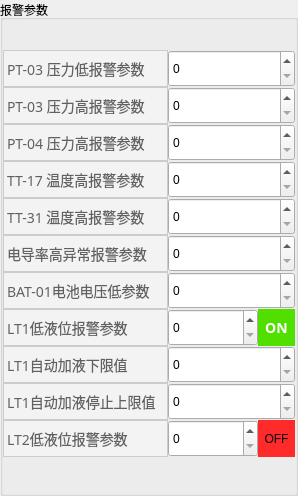
    <widget class="QGroupBox" name="warningParasGroup">
     <property name="styleSheet">
      <string notr="true">QGroupBox#warningParasGroup {
    font-size:18px;
	font-family:PingFang SC;
	font-weight:500;
	line-height:34px;
	color:rgba(35,35,35,1);
	border:0px;
}</string>
     </property>
     <property name="title">
      <string>报警参数</string>
     </property>
     <layout class="QGridLayout" name="gridLayout_5">
      <property name="leftMargin">
       <number>0</number>
      </property>
      <property name="topMargin">
       <number>30</number>
      </property>
      <property name="rightMargin">
       <number>0</number>
      </property>
      <property name="bottomMargin">
       <number>0</number>
      </property>
      <property name="spacing">
       <number>0</number>
      </property>
      <item row="0" column="0">
       <widget class="QLabel" name="label_95">
        <property name="minimumSize">
         <size>
          <width>165</width>
          <height>37</height>
         </size>
        </property>
        <property name="maximumSize">
         <size>
          <width>165</width>
          <height>37</height>
         </size>
        </property>
        <property name="styleSheet">
         <string notr="true">QLabel {font-size:14px;
font-family:PingFang SC;
font-weight:300;
line-height:37px;
color:rgba(97,97,97,1);
width:183px;
height:38px;
background:rgba(243,243,243,1);
border:1px solid rgba(204,204,204,1);}</string>
        </property>
        <property name="text">
         <string>PT-03 压力低报警参数</string>
        </property>
       </widget>
      </item>
      <item row="0" column="1" colspan="2">
       <widget class="QSpinBox" name="spinBox_71">
        <property name="minimumSize">
         <size>
          <width>127</width>
          <height>37</height>
         </size>
        </property>
        <property name="maximumSize">
         <size>
          <width>127</width>
          <height>37</height>
         </size>
        </property>
        <property name="styleSheet">
         <string notr="true"/>
        </property>
       </widget>
      </item>
      <item row="1" column="0">
       <widget class="QLabel" name="label_96">
        <property name="minimumSize">
         <size>
          <width>165</width>
          <height>37</height>
         </size>
        </property>
        <property name="maximumSize">
         <size>
          <width>165</width>
          <height>37</height>
         </size>
        </property>
        <property name="styleSheet">
         <string notr="true">QLabel {font-size:14px;
font-family:PingFang SC;
font-weight:300;
line-height:37px;
color:rgba(97,97,97,1);
width:183px;
height:38px;
background:rgba(243,243,243,1);
border:1px solid rgba(204,204,204,1);}</string>
        </property>
        <property name="text">
         <string>PT-03 压力高报警参数</string>
        </property>
       </widget>
      </item>
      <item row="1" column="1" colspan="2">
       <widget class="QSpinBox" name="spinBox_72">
        <property name="minimumSize">
         <size>
          <width>127</width>
          <height>37</height>
         </size>
        </property>
        <property name="maximumSize">
         <size>
          <width>127</width>
          <height>37</height>
         </size>
        </property>
       </widget>
      </item>
      <item row="2" column="0">
       <widget class="QLabel" name="label_97">
        <property name="minimumSize">
         <size>
          <width>165</width>
          <height>37</height>
         </size>
        </property>
        <property name="maximumSize">
         <size>
          <width>165</width>
          <height>37</height>
         </size>
        </property>
        <property name="styleSheet">
         <string notr="true">QLabel {font-size:14px;
font-family:PingFang SC;
font-weight:300;
line-height:37px;
color:rgba(97,97,97,1);
width:183px;
height:38px;
background:rgba(243,243,243,1);
border:1px solid rgba(204,204,204,1);}</string>
        </property>
        <property name="text">
         <string>PT-04 压力高报警参数</string>
        </property>
       </widget>
      </item>
      <item row="2" column="1" colspan="2">
       <widget class="QSpinBox" name="spinBox_73">
        <property name="minimumSize">
         <size>
          <width>127</width>
          <height>37</height>
         </size>
        </property>
        <property name="maximumSize">
         <size>
          <width>127</width>
          <height>37</height>
         </size>
        </property>
       </widget>
      </item>
      <item row="3" column="0">
       <widget class="QLabel" name="label_98">
        <property name="minimumSize">
         <size>
          <width>165</width>
          <height>37</height>
         </size>
        </property>
        <property name="maximumSize">
         <size>
          <width>165</width>
          <height>37</height>
         </size>
        </property>
        <property name="styleSheet">
         <string notr="true">QLabel {font-size:14px;
font-family:PingFang SC;
font-weight:300;
line-height:37px;
color:rgba(97,97,97,1);
width:183px;
height:38px;
background:rgba(243,243,243,1);
border:1px solid rgba(204,204,204,1);}</string>
        </property>
        <property name="text">
         <string>TT-17 温度高报警参数</string>
        </property>
       </widget>
      </item>
      <item row="3" column="1" colspan="2">
       <widget class="QSpinBox" name="spinBox_74">
        <property name="minimumSize">
         <size>
          <width>127</width>
          <height>37</height>
         </size>
        </property>
        <property name="maximumSize">
         <size>
          <width>127</width>
          <height>37</height>
         </size>
        </property>
       </widget>
      </item>
      <item row="4" column="0">
       <widget class="QLabel" name="label_99">
        <property name="minimumSize">
         <size>
          <width>165</width>
          <height>37</height>
         </size>
        </property>
        <property name="maximumSize">
         <size>
          <width>165</width>
          <height>37</height>
         </size>
        </property>
        <property name="styleSheet">
         <string notr="true">QLabel {font-size:14px;
font-family:PingFang SC;
font-weight:300;
line-height:37px;
color:rgba(97,97,97,1);
width:183px;
height:38px;
background:rgba(243,243,243,1);
border:1px solid rgba(204,204,204,1);}</string>
        </property>
        <property name="text">
         <string>TT-31 温度高报警参数</string>
        </property>
       </widget>
      </item>
      <item row="4" column="1" colspan="2">
       <widget class="QSpinBox" name="spinBox_75">
        <property name="minimumSize">
         <size>
          <width>127</width>
          <height>37</height>
         </size>
        </property>
        <property name="maximumSize">
         <size>
          <width>127</width>
          <height>37</height>
         </size>
        </property>
       </widget>
      </item>
      <item row="5" column="0">
       <widget class="QLabel" name="label_100">
        <property name="minimumSize">
         <size>
          <width>165</width>
          <height>37</height>
         </size>
        </property>
        <property name="maximumSize">
         <size>
          <width>165</width>
          <height>37</height>
         </size>
        </property>
        <property name="styleSheet">
         <string notr="true">QLabel {font-size:14px;
font-family:PingFang SC;
font-weight:300;
line-height:37px;
color:rgba(97,97,97,1);
width:183px;
height:38px;
background:rgba(243,243,243,1);
border:1px solid rgba(204,204,204,1);}</string>
        </property>
        <property name="text">
         <string>电导率高异常报警参数</string>
        </property>
       </widget>
      </item>
      <item row="5" column="1" colspan="2">
       <widget class="QSpinBox" name="spinBox_76">
        <property name="minimumSize">
         <size>
          <width>127</width>
          <height>37</height>
         </size>
        </property>
        <property name="maximumSize">
         <size>
          <width>127</width>
          <height>37</height>
         </size>
        </property>
       </widget>
      </item>
      <item row="6" column="0">
       <widget class="QLabel" name="label_101">
        <property name="minimumSize">
         <size>
          <width>165</width>
          <height>37</height>
         </size>
        </property>
        <property name="maximumSize">
         <size>
          <width>165</width>
          <height>37</height>
         </size>
        </property>
        <property name="styleSheet">
         <string notr="true">QLabel {font-size:14px;
font-family:PingFang SC;
font-weight:300;
line-height:37px;
color:rgba(97,97,97,1);
width:183px;
height:38px;
background:rgba(243,243,243,1);
border:1px solid rgba(204,204,204,1);}</string>
        </property>
        <property name="text">
         <string>BAT-01电池电压低参数</string>
        </property>
       </widget>
      </item>
      <item row="6" column="1" colspan="2">
       <widget class="QSpinBox" name="spinBox_77">
        <property name="minimumSize">
         <size>
          <width>127</width>
          <height>37</height>
         </size>
        </property>
        <property name="maximumSize">
         <size>
          <width>127</width>
          <height>37</height>
         </size>
        </property>
       </widget>
      </item>
      <item row="7" column="0">
       <widget class="QLabel" name="label_102">
        <property name="minimumSize">
         <size>
          <width>165</width>
          <height>37</height>
         </size>
        </property>
        <property name="maximumSize">
         <size>
          <width>165</width>
          <height>37</height>
         </size>
        </property>
        <property name="styleSheet">
         <string notr="true">QLabel {font-size:14px;
font-family:PingFang SC;
font-weight:300;
line-height:37px;
color:rgba(97,97,97,1);
width:183px;
height:38px;
background:rgba(243,243,243,1);
border:1px solid rgba(204,204,204,1);}</string>
        </property>
        <property name="text">
         <string>LT1低液位报警参数</string>
        </property>
       </widget>
      </item>
      <item row="7" column="1">
       <widget class="QSpinBox" name="spinBox_78">
        <property name="minimumSize">
         <size>
          <width>90</width>
          <height>0</height>
         </size>
        </property>
        <property name="maximumSize">
         <size>
          <width>90</width>
          <height>37</height>
         </size>
        </property>
        <property name="alignment">
         <set>Qt::AlignLeading|Qt::AlignLeft|Qt::AlignVCenter</set>
        </property>
       </widget>
      </item>
      <item row="7" column="2">
       <widget class="QLabel" name="label_59">
        <property name="minimumSize">
         <size>
          <width>37</width>
          <height>37</height>
         </size>
        </property>
        <property name="maximumSize">
         <size>
          <width>37</width>
          <height>37</height>
         </size>
        </property>
        <property name="styleSheet">
         <string notr="true">font-size:14px;
font-family:PingFang SC;
font-weight:500;
line-height:34px;
color:rgba(255,255,255,1);
background:rgba(81,223,0,1);</string>
        </property>
        <property name="text">
         <string>ON</string>
        </property>
        <property name="alignment">
         <set>Qt::AlignCenter</set>
        </property>
       </widget>
      </item>
      <item row="8" column="0">
       <widget class="QLabel" name="label_103">
        <property name="minimumSize">
         <size>
          <width>165</width>
          <height>37</height>
         </size>
        </property>
        <property name="maximumSize">
         <size>
          <width>165</width>
          <height>37</height>
         </size>
        </property>
        <property name="styleSheet">
         <string notr="true">QLabel {font-size:14px;
font-family:PingFang SC;
font-weight:300;
line-height:37px;
color:rgba(97,97,97,1);
width:183px;
height:38px;
background:rgba(243,243,243,1);
border:1px solid rgba(204,204,204,1);}</string>
        </property>
        <property name="text">
         <string>LT1自动加液下限值</string>
        </property>
       </widget>
      </item>
      <item row="8" column="1" colspan="2">
       <widget class="QSpinBox" name="spinBox_79">
        <property name="minimumSize">
         <size>
          <width>127</width>
          <height>37</height>
         </size>
        </property>
        <property name="maximumSize">
         <size>
          <width>127</width>
          <height>37</height>
         </size>
        </property>
       </widget>
      </item>
      <item row="9" column="0">
       <widget class="QLabel" name="label_104">
        <property name="minimumSize">
         <size>
          <width>165</width>
          <height>37</height>
         </size>
        </property>
        <property name="maximumSize">
         <size>
          <width>165</width>
          <height>37</height>
         </size>
        </property>
        <property name="styleSheet">
         <string notr="true">QLabel {font-size:14px;
font-family:PingFang SC;
font-weight:300;
line-height:37px;
color:rgba(97,97,97,1);
width:183px;
height:38px;
background:rgba(243,243,243,1);
border:1px solid rgba(204,204,204,1);}</string>
        </property>
        <property name="text">
         <string>LT1自动加液停止上限值</string>
        </property>
       </widget>
      </item>
      <item row="9" column="1" colspan="2">
       <widget class="QSpinBox" name="spinBox_80">
        <property name="minimumSize">
         <size>
          <width>127</width>
          <height>37</height>
         </size>
        </property>
        <property name="maximumSize">
         <size>
          <width>127</width>
          <height>37</height>
         </size>
        </property>
       </widget>
      </item>
      <item row="10" column="0">
       <widget class="QLabel" name="label_105">
        <property name="minimumSize">
         <size>
          <width>165</width>
          <height>37</height>
         </size>
        </property>
        <property name="maximumSize">
         <size>
          <width>165</width>
          <height>37</height>
         </size>
        </property>
        <property name="styleSheet">
         <string notr="true">QLabel {font-size:14px;
font-family:PingFang SC;
font-weight:300;
line-height:37px;
color:rgba(97,97,97,1);
width:183px;
height:38px;
background:rgba(243,243,243,1);
border:1px solid rgba(204,204,204,1);}</string>
        </property>
        <property name="text">
         <string>LT2低液位报警参数</string>
        </property>
       </widget>
      </item>
      <item row="10" column="1">
       <widget class="QSpinBox" name="spinBox_81">
        <property name="minimumSize">
         <size>
          <width>90</width>
          <height>37</height>
         </size>
        </property>
        <property name="maximumSize">
         <size>
          <width>90</width>
          <height>37</height>
         </size>
        </property>
       </widget>
      </item>
      <item row="10" column="2">
       <widget class="QLabel" name="label_106">
        <property name="minimumSize">
         <size>
          <width>37</width>
          <height>37</height>
         </size>
        </property>
        <property name="maximumSize">
         <size>
          <width>37</width>
          <height>37</height>
         </size>
        </property>
        <property name="styleSheet">
         <string notr="true">background:rgba(255,42,42,1);</string>
        </property>
        <property name="text">
         <string>OFF</string>
        </property>
        <property name="alignment">
         <set>Qt::AlignCenter</set>
        </property>
       </widget>
      </item>
      <item row="11" column="1">
       <spacer name="verticalSpacer_2">
        <property name="orientation">
         <enum>Qt::Vertical</enum>
        </property>
        <property name="sizeHint" stdset="0">
         <size>
          <width>20</width>
          <height>36</height>
         </size>
        </property>
       </spacer>
      </item>
     </layout>
    </widget>
